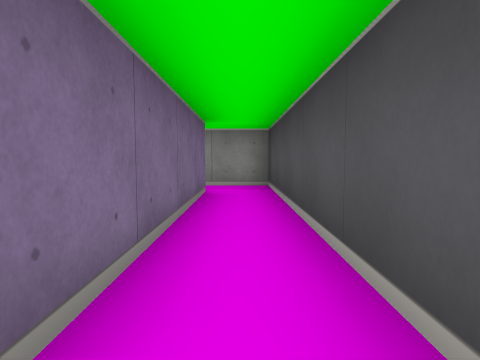
[1] (above)

14 first-person views from a walk through a cub3D level. The camera is about half as high as the walls, tilts 4° down and sees 75° across. The floor is counted in squares. Each view is taken from the middle of a square. On the plan, view 1 faces up. The plan holds only what a view shows up to about 9 squares ahead; the rest is blank.

[2]
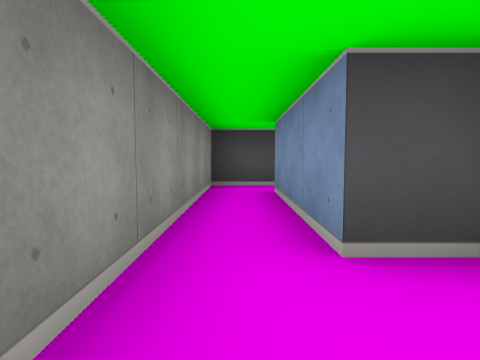

[3]
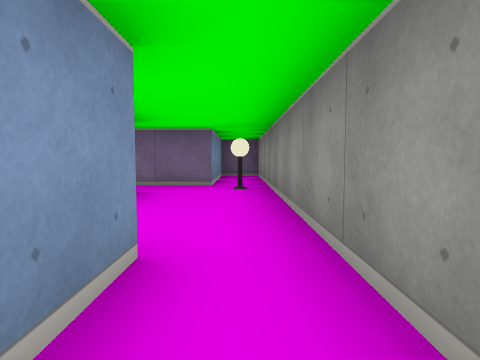

[4]
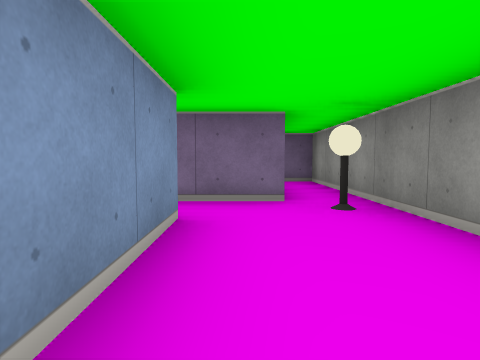

[5]
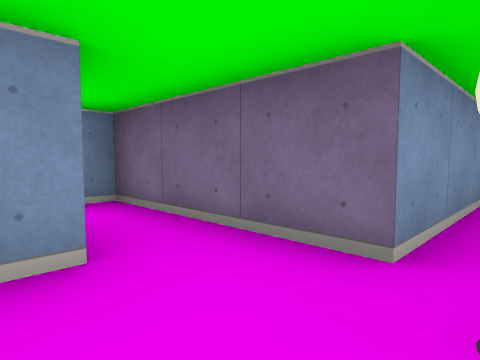

[6]
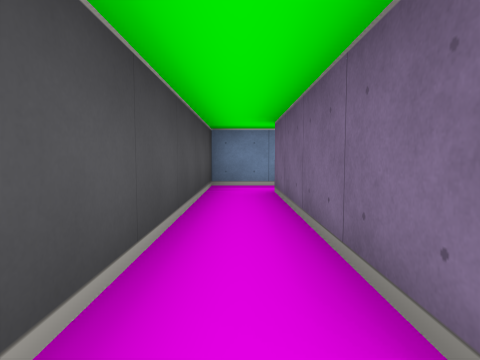

[7]
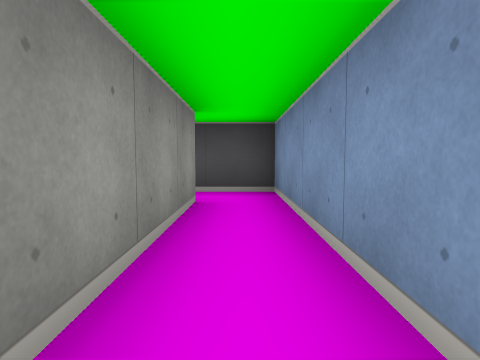

[8]
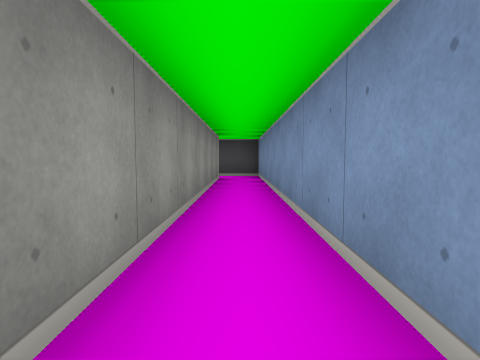

[9]
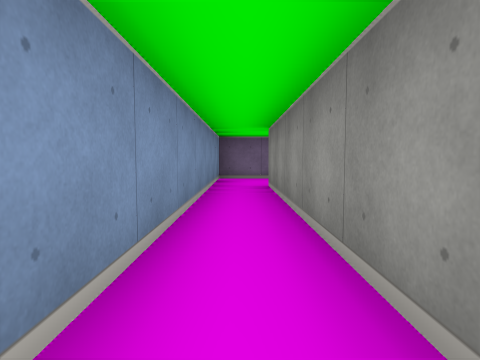

[10]
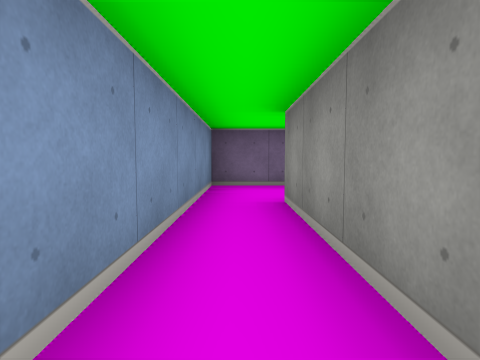

[11]
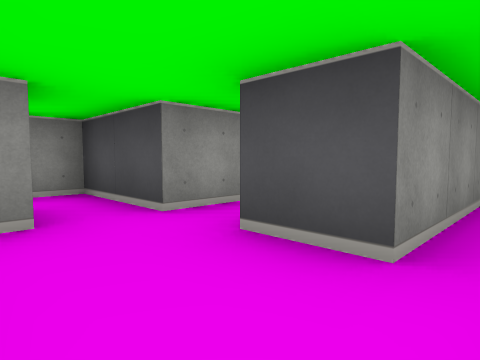

[12]
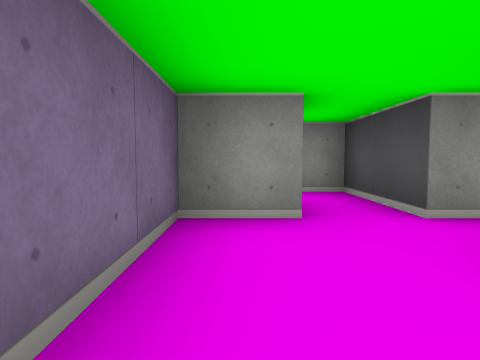

[13]
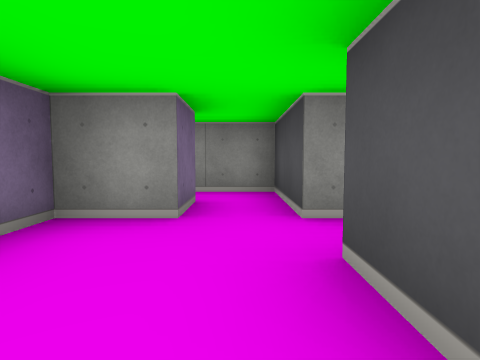

[14]
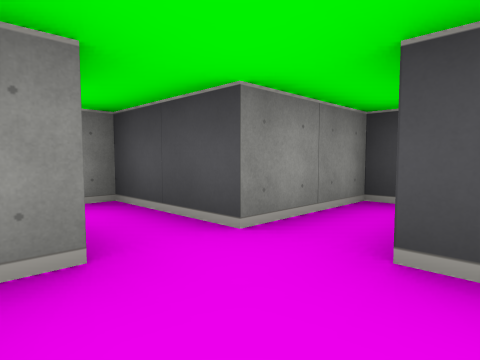

### Floor plan
Ten units are one square. View 1 is at (0, 0); x grows to the right and y downward. Boxes are objects, and circles mark ways between rooms. Rooms are numbered by the first view taken in them; rooms with no view inside come last. Other rooms are left out.
<svg viewBox="-130 -60 140 70">
<path fill="none" stroke="#000" d="M-5 -45 -5 -5 -105 -5 -105 -15M-125 -15 -125 5 5 5 5 -45M-75 -45 -75 -35M-66 -35 -46 -35M-35 -55 -105 -55M-35 -38 -35 -45M-35 -45 -5 -45M5 -45 5 -55 -35 -55M-115 -35 -115 -25 -125 -25 -125 -15M-84 -25 -105 -25 -105 -45 -118 -45"/>
<rect x="-75" y="-55" width="10" height="10" fill="#bbb"><title>lamp</title></rect>
<circle cx="0" cy="-40" r="3" fill="#2a7"/>
<circle cx="-115" cy="-10" r="3" fill="#2a7"/>
<circle cx="-40" cy="-50" r="3" fill="#2a7"/>
<text x="-50" y="0">1</text>
<text x="-60" y="-50">2</text>
<text x="-20" y="-50">3</text>
<text x="-110" y="-30">4</text>
</svg>
Room 1 opens to room 3. Room 1 opens to room 4. Room 2 opens to room 3.

Where each view was taken, in squares from view 1:
view 1: 0 up, 0 right, facing up
view 2: 5 up, 5 left, facing right
view 3: 5 up, 2 left, facing left
view 4: 4 up, 4 left, facing left
view 5: 5 up, 6 left, facing down-left
view 6: 5 up, 0 right, facing down
view 7: 0 up, 4 left, facing right
view 8: 0 up, 8 left, facing right
view 9: 0 up, 5 left, facing left
view 10: 0 up, 7 left, facing left
view 11: 0 up, 12 left, facing up-right
view 12: 0 up, 12 left, facing up
view 13: 0 up, 11 left, facing up
view 14: 1 up, 12 left, facing up-right
